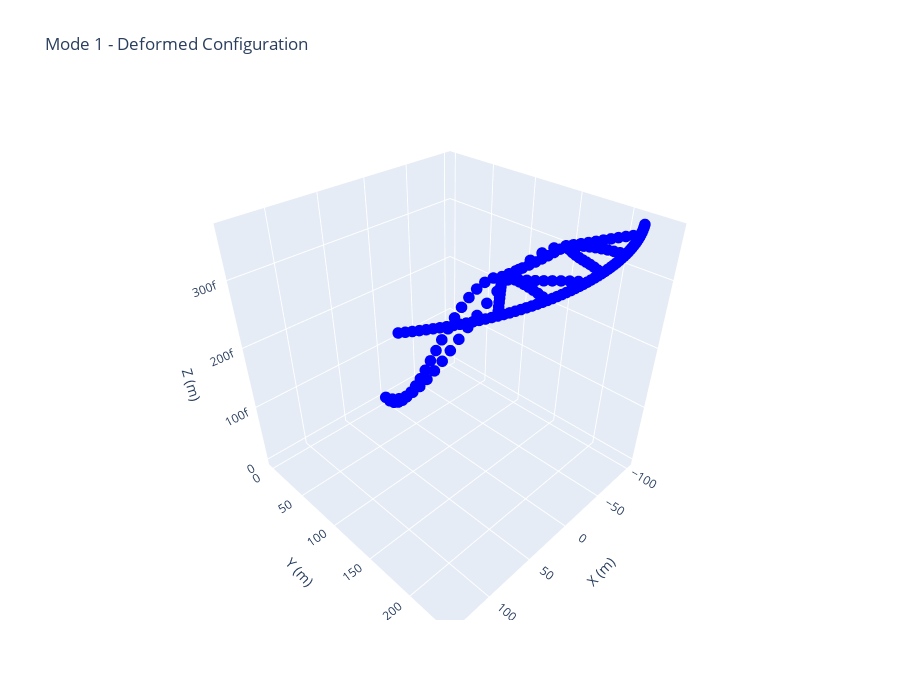
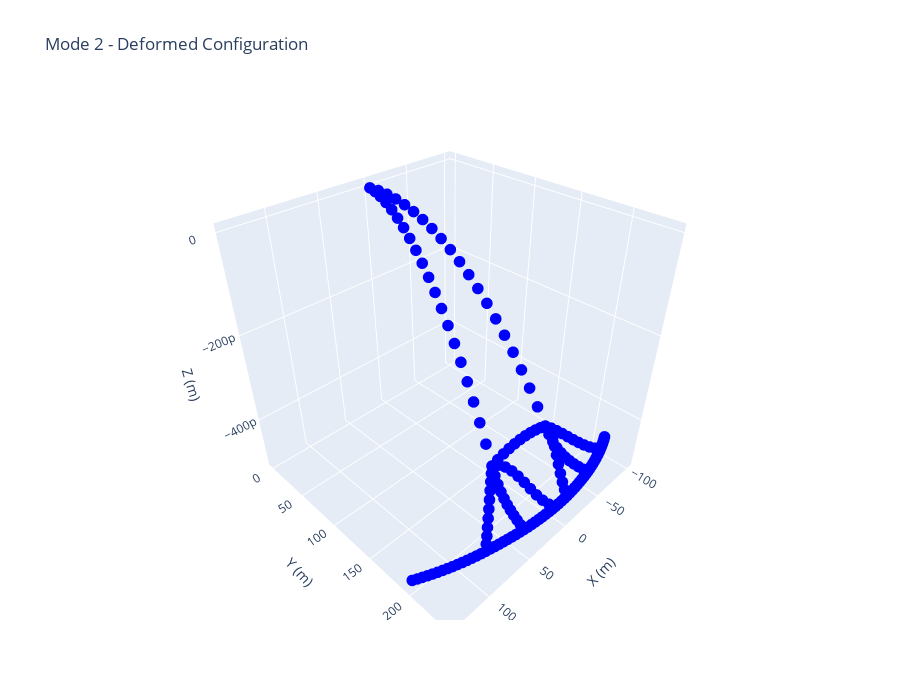
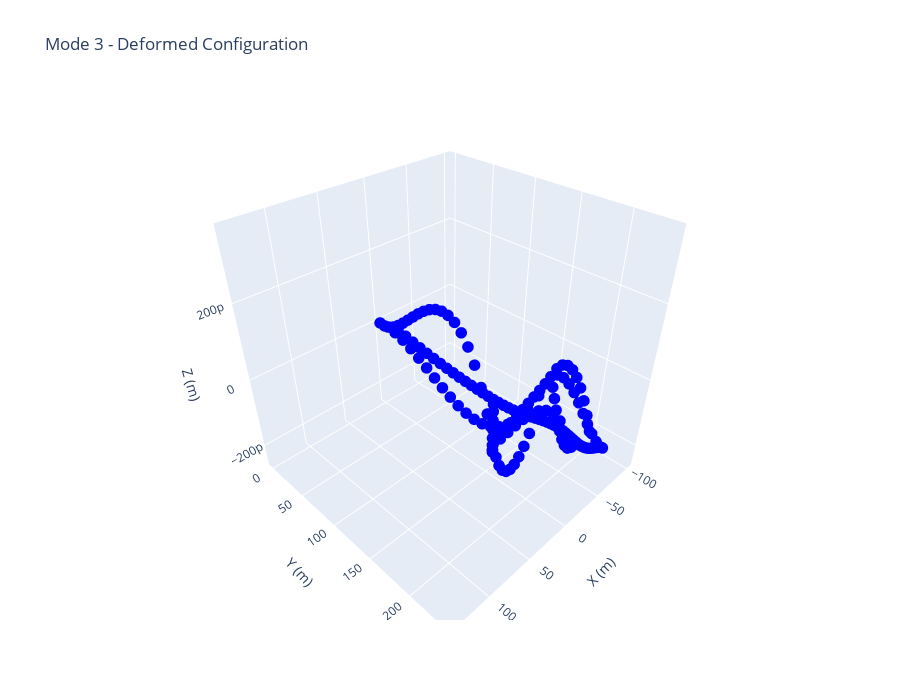
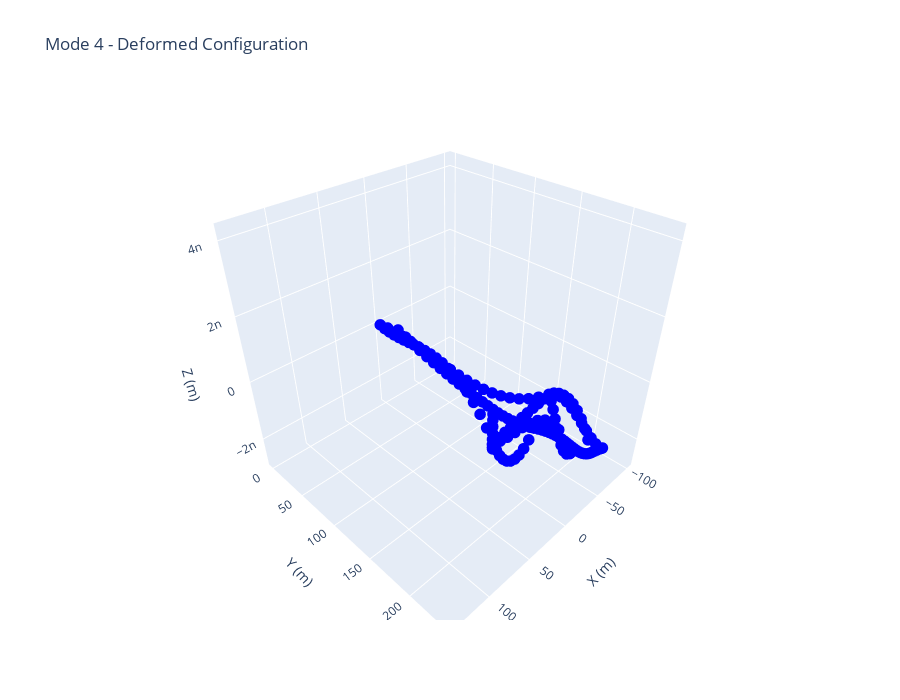

The notebook cell these images were saved under, in order:
### Code cell
for i in range(modes_to_plot):
    fig = go.Figure(
        data=[go.Scatter3d(
            x=modes[i][:, 0],
            y=modes[i][:, 1],
            z=modes[i][:, 2],
            mode='markers',
            marker=dict(size=4, color='blue')
        )]
    )

    fig.update_layout(
        title=f'Mode {i+1} - Deformed Configuration',
        scene=dict(
            xaxis_title='X (m)',
            yaxis_title='Y (m)',
            zaxis_title='Z (m)'
        ),
        width=900,
        height=700
    )

    fig.show()

### Figure 1 — Plotly figure (JSON) as saved in the notebook; plotly's stock layout.template omitted (floating-point values rounded to 4 significant figures; data arrays with more than 128 entries replaced by an {"elided": "..."} marker saying what was removed)
{"data": [{"marker": {"color": "blue", "size": 4}, "mode": "markers", "type": "scatter3d", "x": {"elided": "165 float values"}, "y": {"elided": "165 float values"}, "z": {"elided": "165 float values"}}], "layout": {"height": 700, "scene": {"xaxis": {"title": {"text": "X (m)"}}, "yaxis": {"title": {"text": "Y (m)"}}, "zaxis": {"title": {"text": "Z (m)"}}}, "title": {"text": "Mode 1 - Deformed Configuration"}, "width": 900}}

### Figure 2 — Plotly figure (JSON) as saved in the notebook; plotly's stock layout.template omitted (floating-point values rounded to 4 significant figures; data arrays with more than 128 entries replaced by an {"elided": "..."} marker saying what was removed)
{"data": [{"marker": {"color": "blue", "size": 4}, "mode": "markers", "type": "scatter3d", "x": {"elided": "165 float values"}, "y": {"elided": "165 float values"}, "z": {"elided": "165 float values"}}], "layout": {"height": 700, "scene": {"xaxis": {"title": {"text": "X (m)"}}, "yaxis": {"title": {"text": "Y (m)"}}, "zaxis": {"title": {"text": "Z (m)"}}}, "title": {"text": "Mode 2 - Deformed Configuration"}, "width": 900}}

### Figure 3 — Plotly figure (JSON) as saved in the notebook; plotly's stock layout.template omitted (floating-point values rounded to 4 significant figures; data arrays with more than 128 entries replaced by an {"elided": "..."} marker saying what was removed)
{"data": [{"marker": {"color": "blue", "size": 4}, "mode": "markers", "type": "scatter3d", "x": {"elided": "165 float values"}, "y": {"elided": "165 float values"}, "z": {"elided": "165 float values"}}], "layout": {"height": 700, "scene": {"xaxis": {"title": {"text": "X (m)"}}, "yaxis": {"title": {"text": "Y (m)"}}, "zaxis": {"title": {"text": "Z (m)"}}}, "title": {"text": "Mode 3 - Deformed Configuration"}, "width": 900}}

### Figure 4 — Plotly figure (JSON) as saved in the notebook; plotly's stock layout.template omitted (floating-point values rounded to 4 significant figures; data arrays with more than 128 entries replaced by an {"elided": "..."} marker saying what was removed)
{"data": [{"marker": {"color": "blue", "size": 4}, "mode": "markers", "type": "scatter3d", "x": {"elided": "165 float values"}, "y": {"elided": "165 float values"}, "z": {"elided": "165 float values"}}], "layout": {"height": 700, "scene": {"xaxis": {"title": {"text": "X (m)"}}, "yaxis": {"title": {"text": "Y (m)"}}, "zaxis": {"title": {"text": "Z (m)"}}}, "title": {"text": "Mode 4 - Deformed Configuration"}, "width": 900}}
